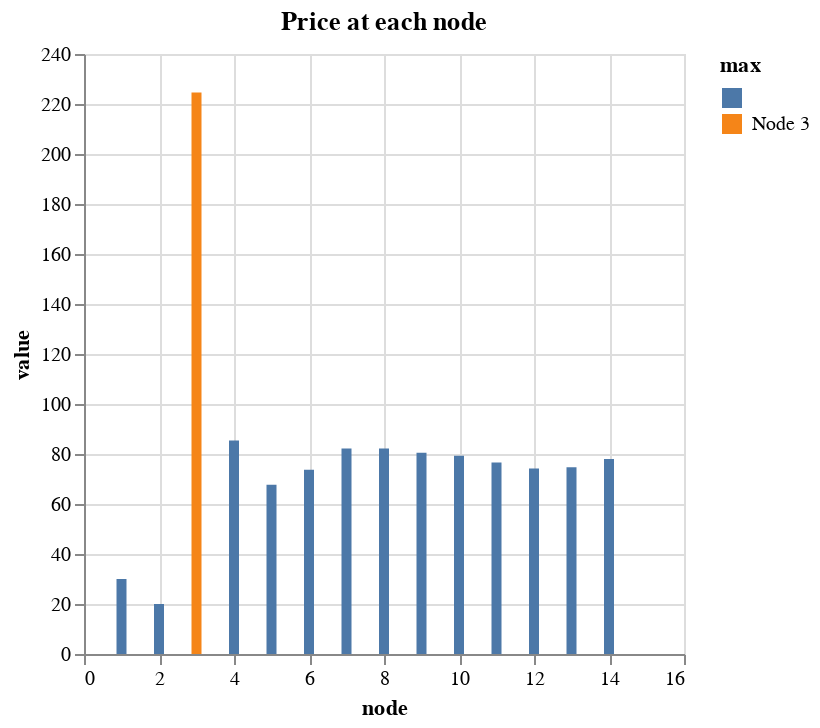

The code cell stored with this chart in its notebook:
### Markdown cell above
Regarding the above results, answer the following:

- Which node has the highest price and why?
- What is the difference in prices across $l_{23}$, also known as the congestion rent? How do you interpret this value (what is it's practical meaning?)

### Code cell
solution_1b.prices.max = ""
solution_1b.prices.max[
    solution_1b.prices.value .== maximum(solution_1b.prices.value)] .= "Node 3"
solution_1b.prices |>
    @vlplot(:bar, x = :node, y = :value, color = :max, title = "Price at each node")

### Figure 1 — Vega-Lite specification as saved in the notebook (floating-point values rounded to 4 significant figures)
{"data": {"values": [{"max": "", "node": 1, "value": 30.0}, {"max": "", "node": 2, "value": 20.0}, {"max": "Node 3", "node": 3, "value": 224.6}, {"max": "", "node": 4, "value": 85.36}, {"max": "", "node": 5, "value": 67.69}, {"max": "", "node": 6, "value": 73.7}, {"max": "", "node": 7, "value": 82.19}, {"max": "", "node": 8, "value": 82.19}, {"max": "", "node": 9, "value": 80.53}, {"max": "", "node": 10, "value": 79.31}, {"max": "", "node": 11, "value": 76.56}, {"max": "", "node": 12, "value": 74.24}, {"max": "", "node": 13, "value": 74.66}, {"max": "", "node": 14, "value": 77.96}]}, "encoding": {"color": {"field": "max", "type": "nominal"}, "x": {"field": "node", "type": "quantitative"}, "y": {"field": "value", "type": "quantitative"}}, "mark": "bar", "title": "Price at each node"}
